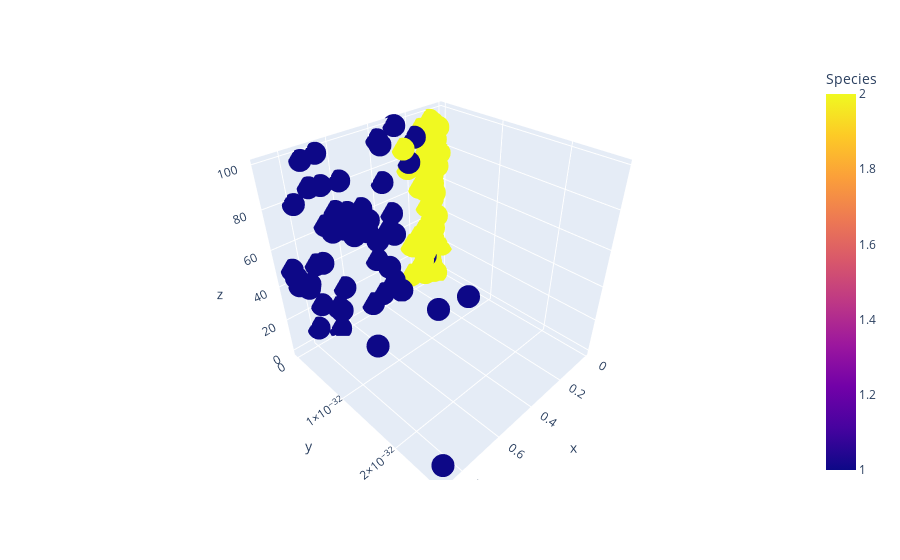

Notebook code for this chart:
### Code cell
sns.scatterplot(data=ds_a, x = "f1", y = "f2", palette='icefire', hue="Species")

col1 = ds_a.iloc[:, 0]
col2 = ds_a.iloc[:, 1]
col3= np.arange(100)
fig = px.scatter_3d(ds_a, x=col1, y=col2, z=col3, color="Species")
fig.show()
